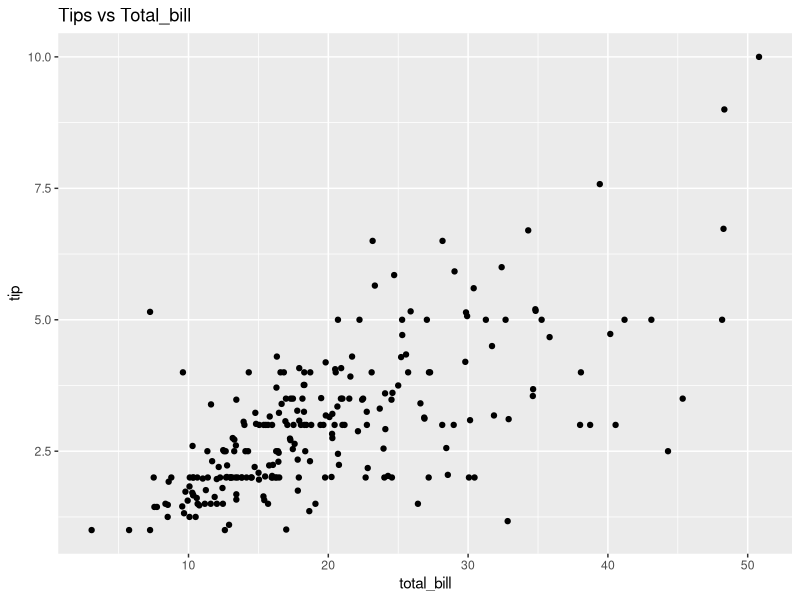
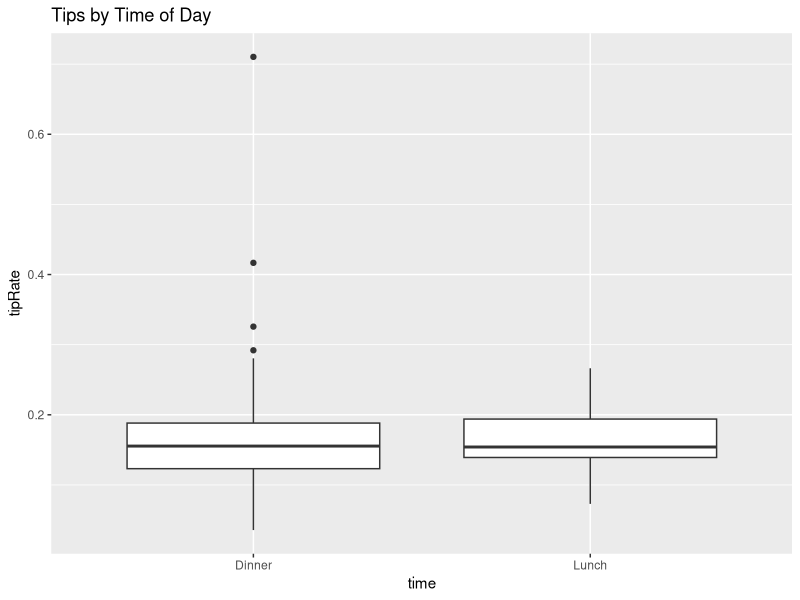
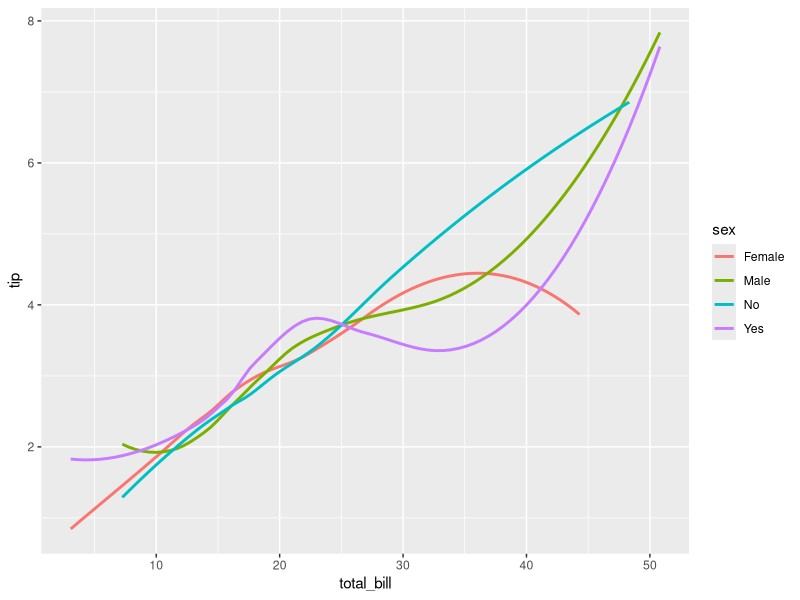
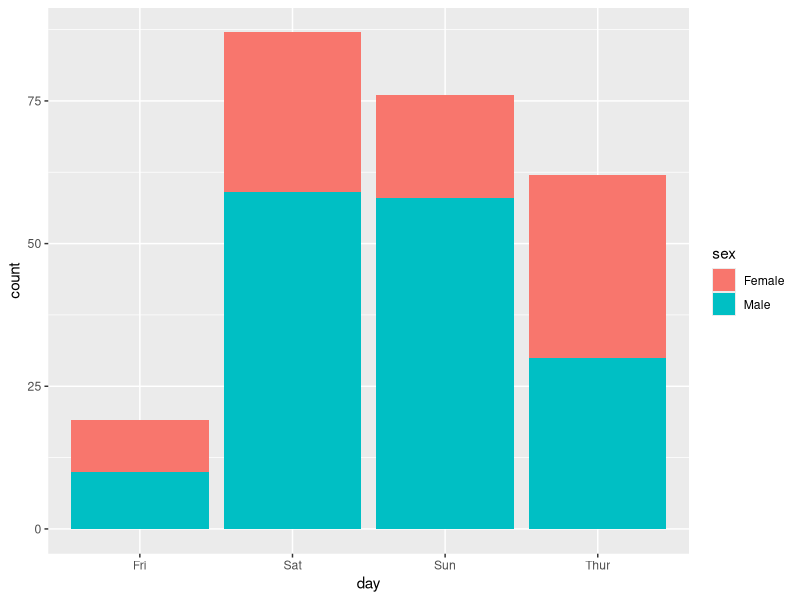

The R source for these figures, in order:
## ---- chunk 1
knitr::opts_chunk$set(echo = TRUE)
data(tips, package="reshape2")

library(ggplot2)
## ---- chunk 2
length(tips$total_bill)
numParty <- length(tips$total_bill)
numParty
## ---- chunk 3
str(tips)
## ---- chunk 4
day <- tips$day[order(factor(tips$day,levels = c('Thur', 'Fri', "Sat", "Sun")))]
day
## ---- chunk 5
female5 <- tips[tips$sex == "Female" & tips$size >= 5,]
female5
## ---- chunk 6
ggplot(tips,aes(x = total_bill, y = tip)) + geom_point() + ggtitle("Tips vs Total_bill")
## ---- chunk 7
tipRate <- tips$tip/tips$total_bill
tips$tipRate <- tipRate
meanTip <- mean(tips$tipRate)
meanTip
## ---- chunk 8
tipByTime <- tips[order(factor(tips$time,levels = c('Lunch','Dinner'))),]
ggplot(tipByTime, aes(x = time, y = tipRate)) + geom_boxplot() + ggtitle("Tips by Time of Day")
## ---- chunk 9
ggplot(tips) + geom_smooth(aes(x = total_bill, y = tip, color = sex),se = FALSE) + geom_smooth(aes(x = total_bill, y = tip, color = smoker), se = FALSE)

## ---- chunk 10
ggplot(tips, aes(x = day, fill = sex )) + geom_bar()
